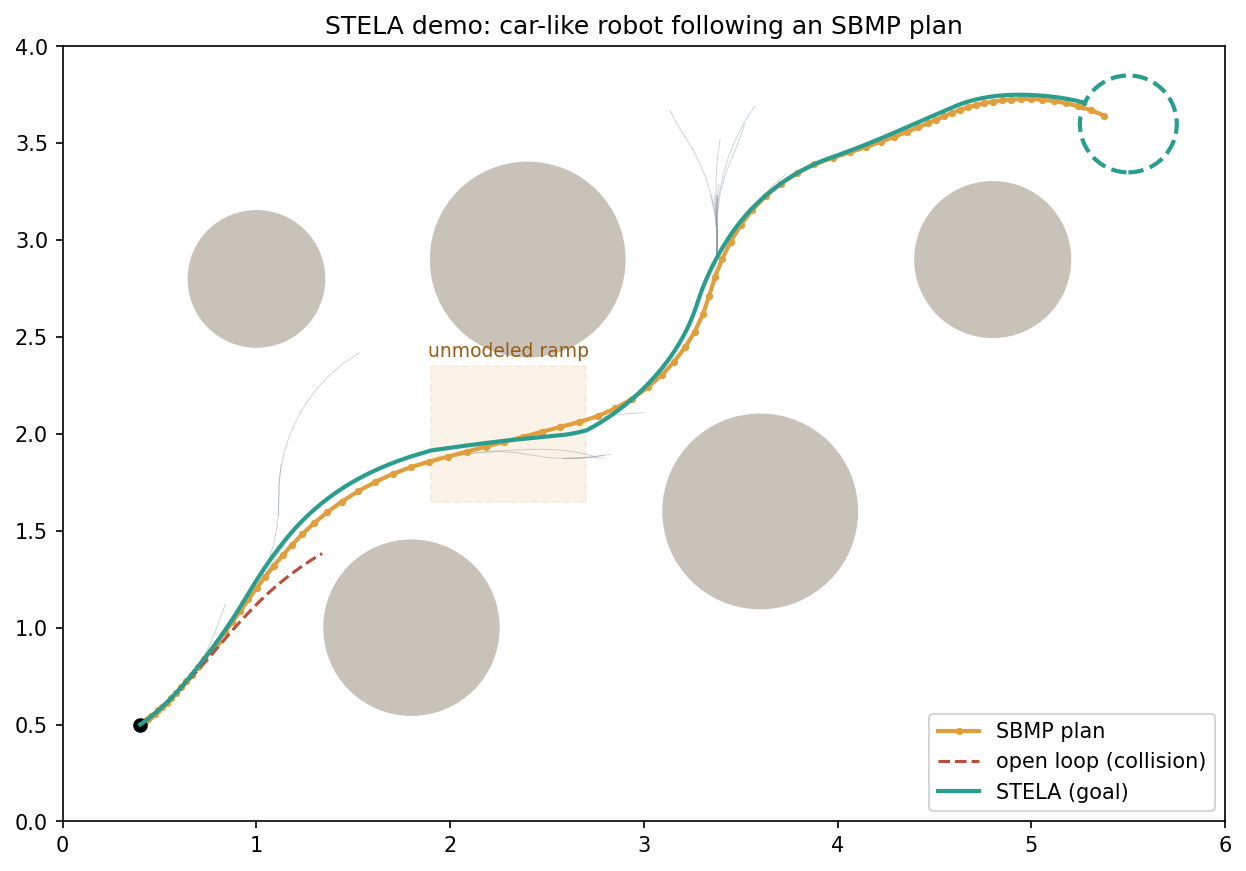

Generate this figure with Python:
"""
STELA demo: Simultaneous Trajectory Estimation & Local Adaptation
for a simple 2D car-like robot (kinematic bicycle, second order in speed).

Pipeline (same 8 steps as the slides):
  1. Plan offline with a kinodynamic RRT (an SBMP) using the robot's model.
  2. Discretize the plan into nodes (states) and edges (control, duration).
  3. Build a factor graph over a sliding window of nodes.
  4. Execute the current control on the "real" robot (model gap + noise + ramp).
  5. Estimate the past: add noisy pose observations and re-solve.
  6. Adapt the future: the same solve re-optimizes the next controls/durations.
  7. Slide the window when the current edge's duration has elapsed.
  8. Repeat until the goal.

The factor graph is solved as nonlinear least squares with scipy (a batch
re-solve of the small window each tick). The paper uses GTSAM + iSAM2 for
incremental updates; the factors here are the same ideas, written by hand.

Run:  python stela_demo.py            -> prints results, saves stela_demo.png
      python stela_demo.py --animate  -> also plays the run step by step
      python stela_demo.py --gif      -> also saves the run as stela_demo.gif
"""
import argparse
import numpy as np
from scipy.optimize import least_squares
from scipy.sparse import lil_matrix
import matplotlib.pyplot as plt
from matplotlib.patches import Circle, Rectangle

# ----------------------------------------------------------------------------
# World and robot
# ----------------------------------------------------------------------------
L = 0.30                       # wheelbase [m]
R_ROBOT = 0.15                 # robot radius for collisions [m]
A_LIM, D_LIM = 1.0, 0.45       # controller limits: |acceleration| [m/s^2], |steering| [rad]
A_PLAN, D_PLAN = 0.7, 0.35     # the planner stays inside them, leaving room to correct
V_MAX = 1.0                    # max speed [m/s]
DT_EDGE = 0.1                  # plan edge duration = model step [s]

WORLD = (6.0, 4.0)
PLAN_MARGIN = 0.12             # extra clearance the planner keeps [m]
OBSTACLES = [(1.8, 1.0, 0.45), (2.4, 2.9, 0.5), (3.6, 1.6, 0.5), (4.8, 2.9, 0.4), (1.0, 2.8, 0.35)]
RAMP = (1.9, 1.65, 0.8, 0.7)    # x, y, w, h : unmodeled region (slows + pushes sideways)
START = np.array([0.4, 0.5, 0.6])
GOAL = np.array([5.5, 3.6])
GOAL_R = 0.25


def wrap(a):
    return (a + np.pi) % (2 * np.pi) - np.pi


def obstacle_clearance(x, y):
    """Signed distance from the robot's edge to the nearest obstacle or wall."""
    walls = min(x, y, WORLD[0] - x, WORLD[1] - y) - R_ROBOT
    return min([walls] + [np.hypot(x - ox, y - oy) - r - R_ROBOT for ox, oy, r in OBSTACLES])


def in_collision(x, y, margin=0.0):
    return obstacle_clearance(x, y) < margin


def in_ramp(x, y):
    rx, ry, rw, rh = RAMP
    return rx <= x <= rx + rw and ry <= y <= ry + rh


# ----------------------------------------------------------------------------
# SE(2) helpers (Lie group operations used by the integration factor)
# ----------------------------------------------------------------------------
def se2_exp(vx, vy, w):
    """Exp map: constant body twist applied for unit time -> relative pose."""
    if abs(w) < 1e-6:
        return np.array([vx, vy, w])
    s, c = np.sin(w), np.cos(w)
    return np.array([(s * vx - (1 - c) * vy) / w, ((1 - c) * vx + s * vy) / w, w])


def se2_compose(q, d):
    c, s = np.cos(q[2]), np.sin(q[2])
    return np.array([q[0] + c * d[0] - s * d[1], q[1] + s * d[0] + c * d[1], wrap(q[2] + d[2])])


def se2_between(a, b):
    """a^-1 * b expressed in a's frame (small-angle Log approximation)."""
    c, s = np.cos(a[2]), np.sin(a[2])
    dx, dy = b[0] - a[0], b[1] - a[1]
    return np.array([c * dx + s * dy, -s * dx + c * dy, wrap(b[2] - a[2])])


# ----------------------------------------------------------------------------
# The planning model  f_hat:  state (q, w) with w = (v, omega), control u = (a, delta)
# ----------------------------------------------------------------------------
def model_step(q, w, u, dt):
    """One discrete step of the approximate model (same equations as the factors)."""
    q_next = se2_compose(q, se2_exp(w[0] * dt, 0.0, w[1] * dt))      # integration
    v_next = np.clip(w[0] + u[0] * dt, 0.0, V_MAX)                    # dynamics
    w_next = np.array([v_next, v_next * np.tan(u[1]) / L])
    return q_next, w_next


# ----------------------------------------------------------------------------
# Step 1-2: kinodynamic RRT, then discretize into nodes and edges
# ----------------------------------------------------------------------------
def kinodynamic_rrt(rng, iters=6000, attempts=5):
    for _ in range(attempts):
        plan = _rrt_once(rng, iters)
        if plan is not None:
            return plan
    raise RuntimeError("RRT did not reach the goal; try another seed")


def _rrt_once(rng, iters):
    tree = [dict(q=START.copy(), w=np.zeros(2), parent=-1, edge=None)]
    for _ in range(iters):
        target = GOAL if rng.random() < 0.1 else rng.random(2) * WORLD
        near = min(range(len(tree)), key=lambda i: np.sum((tree[i]['q'][:2] - target) ** 2))
        best = None
        for _ in range(8):                                   # try a few random controls
            u = np.array([rng.uniform(-A_PLAN, A_PLAN), rng.uniform(-D_PLAN, D_PLAN)])
            steps = rng.integers(3, 10)
            q, w, ok, traj = tree[near]['q'], tree[near]['w'], True, []
            for _ in range(steps):
                q, w = model_step(q, w, u, DT_EDGE)
                if in_collision(q[0], q[1], PLAN_MARGIN):
                    ok = False
                    break
                traj.append((q, w))
            if not ok:
                continue
            d = np.sum((q[:2] - target) ** 2)
            if best is None or d < best[0]:
                best = (d, u, traj)
        if best is None:
            continue
        _, u, traj = best
        tree.append(dict(q=traj[-1][0], w=traj[-1][1], parent=near, edge=(u, traj)))
        if np.hypot(*(traj[-1][0][:2] - GOAL)) < GOAL_R:
            # Walk back to the root; every model step becomes one plan node/edge.
            chain, i = [], len(tree) - 1
            while tree[i]['parent'] >= 0:
                chain.append(tree[i])
                i = tree[i]['parent']
            chain.reverse()
            nodes_q, nodes_w, edges_u = [START.copy()], [np.zeros(2)], []
            for n in chain:
                u, traj = n['edge']
                for q, w in traj:
                    edges_u.append(u)
                    nodes_q.append(q)
                    nodes_w.append(w)
            return dict(q=np.array(nodes_q), w=np.array(nodes_w), u=np.array(edges_u),
                        dt=np.full(len(edges_u), DT_EDGE), tree=tree)
    return None


# ----------------------------------------------------------------------------
# Step 4: the "real" robot. Different gains, drag, steering bias, noise, ramp.
# ----------------------------------------------------------------------------
class RealCar:
    def __init__(self, rng, noise=1.0):
        self.q, self.v, self.rng, self.noise = START.copy(), 0.0, rng, noise

    def step(self, u, dt):
        a = 0.9 * u[0] - 0.1 * self.v                      # weaker motor + drag
        delta = 0.95 * u[1] + 0.01                         # steering gain and bias
        slip = np.zeros(2)
        if in_ramp(self.q[0], self.q[1]):                  # unmodeled ramp
            a -= 0.6 * self.v
            slip = np.array([0.0, -0.15])                  # pushed sideways (world frame)
        self.v = float(np.clip(self.v + a * dt + self.noise * 0.05 * np.sqrt(dt) * self.rng.normal(), 0, V_MAX))
        om = self.v * np.tan(delta) / L + self.noise * 0.15 * np.sqrt(dt) * self.rng.normal()
        self.q = se2_compose(self.q, se2_exp(self.v * dt, 0, om * dt))
        self.q[:2] += slip * dt
        return self.q.copy()

    def observe(self):
        """Noisy camera pose measurement."""
        return self.q + self.rng.normal(0, [0.03, 0.03, 0.03])


# ----------------------------------------------------------------------------
# Step 3, 5, 6: the STELA sliding-window factor graph
# ----------------------------------------------------------------------------
SIG = dict(integ=0.01, dyn=0.05, obs=0.04, prior_q=np.array([0.04, 0.04, 0.3]), prior_w=0.3,
           prior_dt=0.05, u_reg=5.0, anchor=0.05, obst=0.02, lim=0.01)
OBST_EPS = 0.25                 # obstacle factor is active within this clearance [m]
DT_RANGE = (0.05, 0.4)


class Stela:
    def __init__(self, plan, n_hist=6, n_fwd=10):
        self.plan, self.n_hist, self.n_fwd = plan, n_hist, n_fwd
        self.N = len(plan['q'])
        self.first = 0                   # plan index of the oldest node in the window
        self.curr = 0                    # plan index of the current node
        k = min(self.N - 1, n_fwd)
        # Window variables, initialized from the plan (step 3).
        self.q = [plan['q'][i].copy() for i in range(k + 1)]
        self.w = [plan['w'][i].copy() for i in range(k + 1)]
        self.u = [plan['u'][i].copy() for i in range(k)]
        self.dt = [plan['dt'][i] for i in range(k)]
        self.obs = {}                    # plan index -> list of (dt_z, z)
        self.anchor = None               # prior on the oldest node (stands in for marginalization)

    # --- helpers --------------------------------------------------------------
    def last(self):
        return self.first + len(self.q) - 1

    def local(self, idx):
        return idx - self.first

    def pack(self):
        c = self.local(self.curr)
        return np.concatenate([np.concatenate(self.q), np.concatenate(self.w),
                               np.concatenate(self.u[c:]) if self.u[c:] else np.zeros(0),
                               np.array(self.dt[c:])])

    def unpack(self, x):
        n, c = len(self.q), self.local(self.curr)
        m = len(self.u) - c
        q = x[:3 * n].reshape(n, 3)
        w = x[3 * n:5 * n].reshape(n, 2)
        u = x[5 * n:5 * n + 2 * m].reshape(m, 2)
        dt = x[5 * n + 2 * m:]
        return q, w, u, dt

    # --- the factors ------------------------------------------------------------
    def factors(self, x, elapsed):
        """Returns a list of (residual block, indices of the variables it touches)."""
        q, w, u_f, dt_f = self.unpack(x)
        n, c = len(q), self.local(self.curr)
        m = len(u_f)
        iq = lambda i: [3 * i, 3 * i + 1, 3 * i + 2]
        iw = lambda i: [3 * n + 2 * i, 3 * n + 2 * i + 1]
        iu = lambda i: [5 * n + 2 * (i - c), 5 * n + 2 * (i - c) + 1] if i >= c else []
        idt = lambda i: [5 * n + 2 * m + (i - c)] if i >= c else []
        u = list(self.u[:c]) + list(u_f)          # history controls are fixed (already applied)
        dt = list(self.dt[:c]) + list(dt_f)
        F = []
        for i in range(n - 1):
            # Integration factor: q_i o Exp(w_i * dt_i) should land on q_{i+1} (SE(2)).
            pred = se2_compose(q[i], se2_exp(w[i][0] * dt[i], 0, w[i][1] * dt[i]))
            F.append((se2_between(pred, q[i + 1]) / SIG['integ'], iq(i) + iw(i) + idt(i) + iq(i + 1)))
            # Dynamics factor: the control should produce the next velocity.
            a, delta = np.clip(u[i], [-A_LIM, -D_LIM], [A_LIM, D_LIM])   # actuators saturate
            v_next = w[i][0] + a * dt[i]
            F.append(((np.array([v_next, v_next * np.tan(delta) / L]) - w[i + 1]) / SIG['dyn'],
                      iw(i) + iu(i) + idt(i) + iw(i + 1)))
        # Observation factors (history + current node): pose seen dt_z after the node.
        for idx in range(self.first, self.curr + 1):
            i = self.local(idx)
            for dz, z in self.obs.get(idx, []):
                pred = se2_compose(q[i], se2_exp(w[i][0] * dz, 0, w[i][1] * dz))
                F.append((se2_between(pred, z) / SIG['obs'], iq(i) + iw(i)))
        if self.anchor is not None:               # stands in for the marginalized past
            F.append((se2_between(self.anchor, q[0]) / SIG['anchor'], iq(0)))
        # Forward horizon (local adaptation): priors to the plan, obstacles. No prior on u.
        for idx in range(self.curr + 1, self.last() + 1):
            i = self.local(idx)
            F.append((se2_between(self.plan['q'][idx], q[i]) / SIG['prior_q'], iq(i)))
            F.append(((w[i] - self.plan['w'][idx]) / SIG['prior_w'], iw(i)))
            clr = obstacle_clearance(q[i][0], q[i][1])
            F.append((np.array([max(0.0, OBST_EPS - clr) / SIG['obst']]), iq(i)))
        for j in range(m):
            i = c + j
            F.append((np.array([(dt_f[j] - self.plan['dt'][self.curr + j]) / SIG['prior_dt']]), idt(i)))
            F.append((np.maximum(0, np.abs(u_f[j]) - [A_LIM, D_LIM]) / SIG['lim'], iu(i)))   # control limits
            # Very weak pull toward the plan's control. Not in the paper (controls get no prior);
            # it only keeps steering well-defined when the speed is ~0 and tan(delta) is unobservable.
            F.append(((u_f[j] - self.plan['u'][self.curr + j]) / SIG['u_reg'], iu(i)))
            lo = max(DT_RANGE[0], elapsed if j == 0 else 0)          # current edge can't end in the past
            F.append((np.array([max(0, lo - dt_f[j]), max(0, dt_f[j] - DT_RANGE[1])]) / SIG['lim'], idt(i)))
        return F

    def residuals(self, x, elapsed):
        return np.concatenate([r for r, _ in self.factors(x, elapsed)])

    def solve(self, elapsed):
        x0 = self.pack()
        F = self.factors(x0, elapsed)
        S = lil_matrix((sum(len(r) for r, _ in F), len(x0)), dtype=int)   # Jacobian sparsity
        row = 0
        for r, idx in F:
            for k in range(len(r)):
                S[row + k, idx] = 1
            row += len(r)
        sol = least_squares(self.residuals, x0, args=(elapsed,), method='trf', max_nfev=30,
                            jac_sparsity=S, x_scale='jac')
        q, w, u_f, dt_f = self.unpack(sol.x)
        c = self.local(self.curr)
        self.q, self.w = [qq for qq in q], [ww for ww in w]
        self.u = self.u[:c] + [uu for uu in u_f]
        self.dt = self.dt[:c] + list(dt_f)

    # --- step 5: observations ---------------------------------------------------
    def add_observation(self, dt_z, z):
        self.obs.setdefault(self.curr, []).append((dt_z, z))

    # --- step 7: slide the window ----------------------------------------------------
    def advance(self, elapsed, u_applied):
        c = self.local(self.curr)
        self.dt[c] = elapsed                               # what actually happened on this edge:
        self.u[c] = u_applied                              # its duration and the (average) control sent
        self.curr += 1
        nxt = self.last() + 1
        if nxt < self.N:                                   # next plan node joins the front
            self.q.append(self.plan['q'][nxt].copy())
            self.w.append(self.plan['w'][nxt].copy())
            self.u.append(self.plan['u'][nxt - 1].copy())
            self.dt.append(self.plan['dt'][nxt - 1])
        while self.curr - self.first > self.n_hist:        # oldest node leaves
            self.anchor = self.q[1].copy()
            self.q.pop(0); self.w.pop(0); self.u.pop(0); self.dt.pop(0)
            self.obs.pop(self.first, None)
            self.first += 1

    def current_control(self):
        c = self.local(self.curr)
        return np.clip(self.u[c], [-A_LIM, -D_LIM], [A_LIM, D_LIM]), self.dt[c]

    def done(self):
        return self.curr >= self.N - 1


# ----------------------------------------------------------------------------
# Runs
# ----------------------------------------------------------------------------
def run_open_loop(plan, seed):
    car = RealCar(np.random.default_rng(seed))
    path = [car.q.copy()]
    for u, d in zip(plan['u'], plan['dt']):
        for _ in range(int(round(d / 0.01))):
            car.step(u, 0.01)
            path.append(car.q.copy())
            if in_collision(*car.q[:2]):
                return np.array(path), 'collision'
    ok = np.hypot(*(car.q[:2] - GOAL)) < GOAL_R
    return np.array(path), 'goal' if ok else 'missed goal'


def run_stela(plan, seed, record=False):
    rng = np.random.default_rng(seed)
    car, stela = RealCar(rng), Stela(plan)
    t, t_edge, sim_dt = 0.0, 0.0, 0.01
    next_obs, next_ctrl = 0.0, 0.0
    path, frames, status, obs_log = [car.q.copy()], [], 'timeout', []
    u = stela.current_control()[0]
    u_sum = np.zeros(2)
    while t < 60:
        if t >= next_obs:                                  # camera at ~10 Hz, jittered
            z = car.observe()
            stela.add_observation(t - t_edge, z)
            obs_log.append((t, z))
            next_obs = t + 0.1 + rng.uniform(-0.02, 0.02)
        if t >= next_ctrl:                                 # STELA update at 20 Hz
            stela.solve(t - t_edge)
            u, dt_curr = stela.current_control()
            if t - t_edge >= dt_curr:                      # current edge's duration elapsed
                stela.advance(t - t_edge, u_sum / max(t - t_edge, 1e-9))
                u_sum = np.zeros(2)
                t_edge = t
                if stela.done():
                    status = 'goal' if np.hypot(*(car.q[:2] - GOAL)) < GOAL_R + 0.15 else 'missed goal'
                    break
                u, _ = stela.current_control()
            if record:
                frames.append(dict(t=t, true=np.array(path), est=np.array(stela.q),
                                   curr=stela.local(stela.curr),
                                   obs=np.array([z[:2] for tz, z in obs_log if t - tz < 1.0])))
            next_ctrl = t + 0.05
        car.step(u, sim_dt)
        u_sum += u * sim_dt
        path.append(car.q.copy())
        t += sim_dt
        if in_collision(*car.q[:2]):
            status = 'collision'
            break
        if np.hypot(*(car.q[:2] - GOAL)) < GOAL_R:
            status = 'goal'
            break
    return np.array(path), status, frames


# ----------------------------------------------------------------------------
# Plotting
# ----------------------------------------------------------------------------
def draw_world(ax, plan):
    for ox, oy, r in OBSTACLES:
        ax.add_patch(Circle((ox, oy), r, color='#C9C2B8'))
    rx, ry, rw, rh = RAMP
    ax.add_patch(Rectangle((rx, ry), rw, rh, fc='#E09F3E', alpha=0.12, ec='#E09F3E', ls='--'))
    ax.text(rx + rw / 2, ry + rh + 0.05, 'unmodeled ramp', ha='center', color='#9A5B12', fontsize=9)
    for n in plan['tree'][1:]:
        pts = np.array([plan['tree'][n['parent']]['q'][:2]] + [q[:2] for q, _ in n['edge'][1]])
        ax.plot(pts[:, 0], pts[:, 1], color='#8E99A4', lw=0.5, alpha=0.4)
    ax.plot(plan['q'][:, 0], plan['q'][:, 1], '-o', color='#E09F3E', ms=2.5, lw=2, label='SBMP plan')
    ax.add_patch(Circle(GOAL, GOAL_R, fill=False, ec='#2A9D8F', ls='--', lw=2))
    ax.plot(*START[:2], 'ko')
    ax.set_xlim(0, WORLD[0]); ax.set_ylim(0, WORLD[1]); ax.set_aspect('equal')


def main():
    ap = argparse.ArgumentParser()
    ap.add_argument('--seed', type=int, default=3)
    ap.add_argument('--animate', action='store_true', help='play the run in a window')
    ap.add_argument('--gif', action='store_true', help='save the run as stela_demo.gif')
    args = ap.parse_args()

    plan = kinodynamic_rrt(np.random.default_rng(args.seed))
    print(f"Plan: {len(plan['q'])} nodes, {plan['dt'].sum():.1f} s, from a tree of {len(plan['tree'])} nodes")

    ol_path, ol_status = run_open_loop(plan, args.seed + 100)
    st_path, st_status, frames = run_stela(plan, args.seed + 100, record=args.animate or args.gif)
    print(f"Open loop: {ol_status}")
    print(f"STELA:     {st_status}")

    fig, ax = plt.subplots(figsize=(10, 7))
    draw_world(ax, plan)
    ax.plot(ol_path[:, 0], ol_path[:, 1], '--', color='#B5503A', lw=1.5, label=f'open loop ({ol_status})')
    ax.plot(st_path[:, 0], st_path[:, 1], color='#2A9D8F', lw=2, label=f'STELA ({st_status})')
    ax.legend(loc='lower right')
    ax.set_title('STELA demo: car-like robot following an SBMP plan')
    fig.savefig('stela_demo.png', dpi=150, bbox_inches='tight')
    print('Saved stela_demo.png')

    if (args.animate or args.gif) and frames:
        anim = make_animation(plan, frames, ol_path, ol_status, st_status)
        if args.gif:
            from matplotlib.animation import PillowWriter
            anim.save('stela_demo.gif', writer=PillowWriter(fps=10), dpi=80)
            print('Saved stela_demo.gif')
        if args.animate:
            plt.show()
        return anim


def car_outline(q, length=0.32, width=0.18):
    c, s = np.cos(q[2]), np.sin(q[2])
    pts = np.array([[-0.5, -0.5], [0.5, -0.5], [0.5, 0.5], [-0.5, 0.5]]) * [length, width]
    return np.c_[q[0] + c * pts[:, 0] - s * pts[:, 1], q[1] + s * pts[:, 0] + c * pts[:, 1]]


def make_animation(plan, frames, ol_path, ol_status, st_status, step=2):
    from matplotlib.animation import FuncAnimation
    from matplotlib.patches import Polygon
    fig, ax = plt.subplots(figsize=(9, 6.2))
    draw_world(ax, plan)
    ol_ln, = ax.plot([], [], '--', color='#B5503A', lw=1.5, label='open loop')
    ol_x, = ax.plot([], [], 'x', color='#B5503A', ms=14, mew=3)
    true_ln, = ax.plot([], [], color='#8E99A4', lw=1.5, label='real robot (STELA)')
    obs_pts, = ax.plot([], [], '.', color='#2A9D8F', ms=6, alpha=0.6, label='camera observations')
    hist_ln, = ax.plot([], [], 'o-', color='#2A9D8F', ms=6, lw=2.5, label='estimated history')
    fwd_ln, = ax.plot([], [], 'o-', color='#B5503A', ms=6, lw=2.5, label='adapted horizon')
    curr_pt, = ax.plot([], [], 'o', color='#212A33', ms=9)
    car = Polygon(np.zeros((4, 2)), closed=True, fc='#2A9D8F', ec='#212A33', lw=1.5, alpha=0.45, zorder=1.5)
    ax.add_patch(car)
    ax.legend(loc='lower right', fontsize=8)
    idx = list(range(0, len(frames), step)) + [len(frames) - 1] * 15        # hold the last frame

    def update(k):
        f = frames[k]
        n_ol = min(len(ol_path) - 1, int(round(f['t'] / 0.01)))
        ol_ln.set_data(ol_path[:n_ol + 1, 0], ol_path[:n_ol + 1, 1])
        if n_ol == len(ol_path) - 1 and ol_status == 'collision':
            ol_x.set_data([ol_path[-1, 0]], [ol_path[-1, 1]])
        true_ln.set_data(f['true'][:, 0], f['true'][:, 1])
        if len(f['obs']):
            obs_pts.set_data(f['obs'][:, 0], f['obs'][:, 1])
        c = f['curr']
        hist_ln.set_data(f['est'][:c + 1, 0], f['est'][:c + 1, 1])
        fwd_ln.set_data(f['est'][c:, 0], f['est'][c:, 1])
        curr_pt.set_data([f['est'][c, 0]], [f['est'][c, 1]])
        car.set_xy(car_outline(f['true'][-1]))
        last = k == len(frames) - 1
        ax.set_title(f"STELA demo   t = {f['t']:.1f} s" + (f"   STELA: {st_status}, open loop: {ol_status}" if last else ''))
        return ol_ln, ol_x, true_ln, obs_pts, hist_ln, fwd_ln, curr_pt, car

    return FuncAnimation(fig, update, frames=idx, interval=100, blit=False)


if __name__ == '__main__':
    main()
